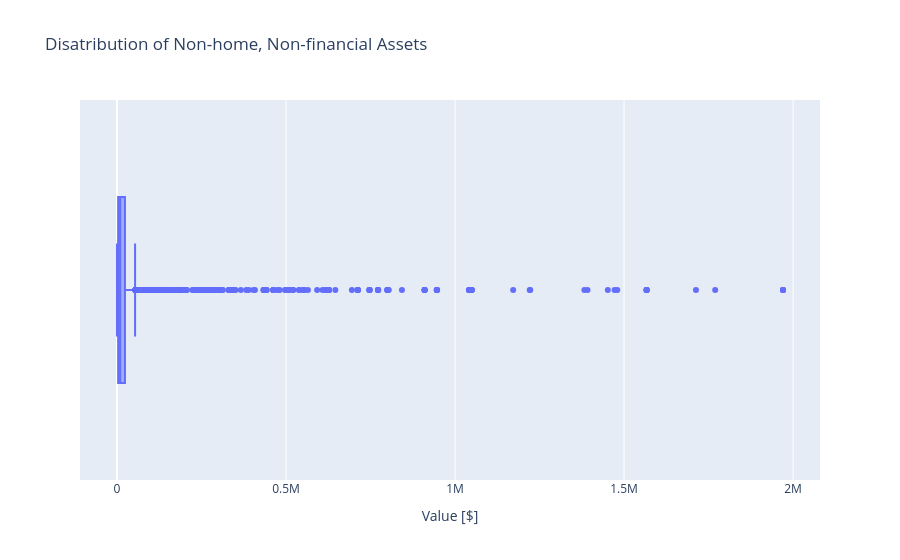

This figure's notebook cell:
### Markdown cell above
### NHNFIN: Non-Financial Assets Excluding Primary Residence

**NHNFIN** represents the total value of a household's **non-financial assets excluding the primary residence**. These assets include tangible assets that have value but are not financial investments or the household's main home.

Examples of assets included in **NHNFIN** may include:
- Vehicles
- Real estate other than the primary residence
- Business ownership interests
- Other tangible non-financial assets

This measure helps capture household wealth held in physical assets outside of the primary home, providing insight into the composition of a household's overall asset portfolio.

### Code cell
fig = px.box(
    data_frame=df_fear,
    x="NHNFIN",
    title="Disatribution of Non-home, Non-financial Assets"
)
fig.update_layout(xaxis_title="Value [$]")
fig.show()

### Figure 1 — Plotly figure (JSON) as saved in the notebook; plotly's stock layout.template omitted (floating-point values rounded to 4 significant figures; data arrays with more than 128 entries replaced by an {"elided": "..."} marker saying what was removed)
{"data": [{"alignmentgroup": "True", "hovertemplate": "NHNFIN=%{x}<extra></extra>", "legendgroup": "", "marker": {"color": "#636efa"}, "name": "", "notched": false, "offsetgroup": "", "orientation": "h", "showlegend": false, "type": "box", "x": {"elided": "4418 float values"}, "x0": " ", "xaxis": "x", "y0": " ", "yaxis": "y"}], "layout": {"boxmode": "group", "legend": {"tracegroupgap": 0}, "title": {"text": "Disatribution of Non-home, Non-financial Assets"}, "xaxis": {"anchor": "y", "domain": [0, 1], "title": {"text": "Value [$]"}}, "yaxis": {"anchor": "x", "domain": [0, 1]}}}
